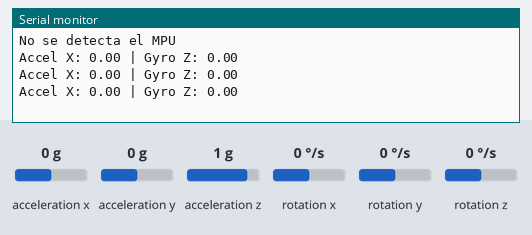
Bench run of a sketch on a simulated Arduino Uno, built with avr-gcc and run on an emulated ATmega328P. On the bench: the last lines printed to the serial monitor. Inputs (shaded band) come from the test bench; at power-on: acceleration x 0 g, rotation z 0 °/s, acceleration y 0 g, acceleration z 1 g, rotation x 0 °/s, rotation y 0 °/s.

Above: at 2.2 s.
2.3 s: acceleration x set to -1.4 g
At 2.9 s:
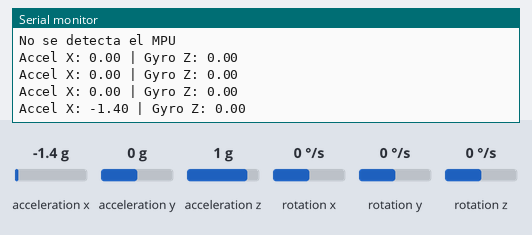
3.8 s: rotation z set to -192 °/s
At 4.4 s:
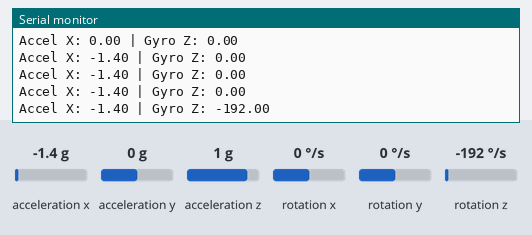
5.3 s: acceleration x set to -0.8 g
At 6.0 s:
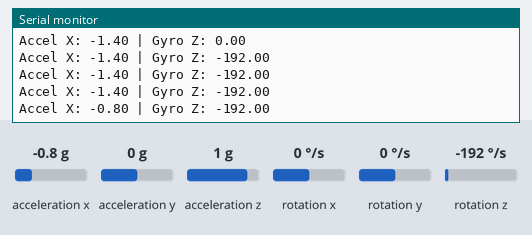
Timing chart, 0 to 8.3 s (numbered marks = the images above; inputs shaded):
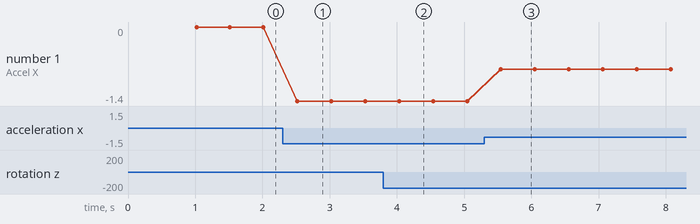

The sketch:

imu_basic_test.ino
```cpp
#include <Wire.h>
#include <MPU9250_asukiaaa.h>

MPU9250_asukiaaa mpu;

void setup() {
  Serial.begin(9600);
  Wire.begin();

  mpu.setWire(&Wire);
  mpu.beginAccel();
  mpu.beginGyro();
  delay(1000);

  if (!mpu.accelUpdate() || !mpu.gyroUpdate()) {
    Serial.println("No se detecta el MPU");
  } else {
    Serial.println("MPU detectado correctamente");
  }
}

void loop() {
  mpu.accelUpdate();
  mpu.gyroUpdate();

  Serial.print("Accel X: ");
  Serial.print(mpu.accelX());
  Serial.print(" | Gyro Z: ");
  Serial.println(mpu.gyroZ());

  delay(500);
}
```

Measured:
- after the input at 2.3 s, the serial monitor: prints a new line after 0.22 s (image 1)
- after the input at 3.8 s, the serial monitor: prints a new line after 0.23 s (image 2)
- after the input at 5.3 s, the serial monitor: prints a new line after 0.25 s (image 3)
- plotted number 1: 0 → -1.4 after the input at 2.3 s, -1.4 → -0.8 after the input at 5.3 s
